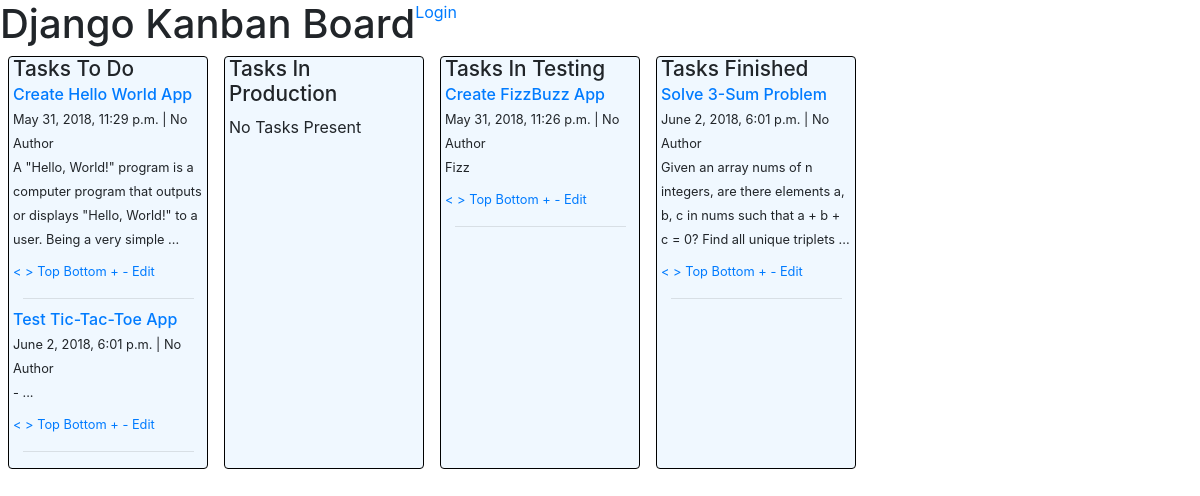
The app's page /, older data.
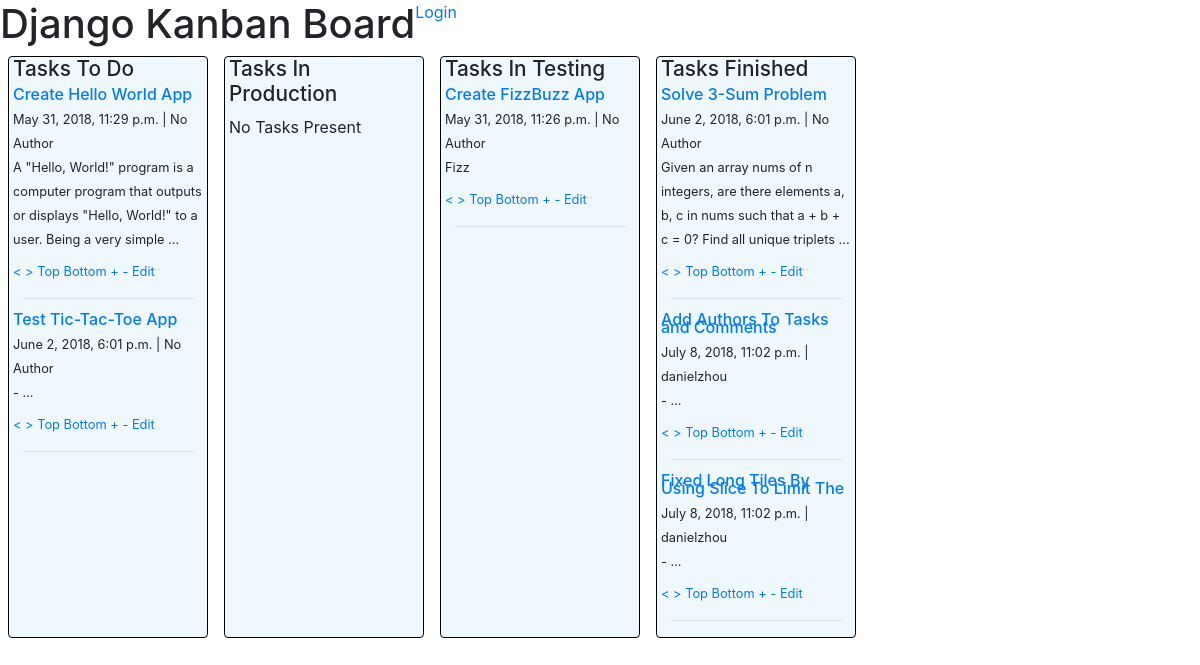
The same page, newer data.
### kanban/models/task.py (models this page shows, shortened)
class Task(models.Model):
    class Meta:
        ordering = ['-date_modified']
    STATUS_CHOICES = {
        ('TODO', 'To Do'),
        ('PROG', 'In Progress'),
        ('TEST', 'In Testing'),
        ('DONE', 'Done'),
    }
    uuid = models.UUIDField(primary_key=True, editable=False, default=uuid.uuid4)
    priority = models.IntegerField(default=0)
    title = models.CharField(max_length=200)
    description = models.TextField(blank=True, null=True)
    status = models.CharField(max_length=4, choices=STATUS_CHOICES, default='TODO')
    date_created = models.DateTimeField(default=datetime.datetime.now())
    date_modified = models.DateTimeField(default=datetime.datetime.now())
    author = models.CharField(max_length=200, default='No Author')

### kanban/views/index.py (the view)
# urls.py: path('', views.Index.as_view(), name='index'),
class Index(TemplateView):
    template_name = 'kanban/index.html'
    def get_context_data(self, **kwargs):
        context = super(Index, self).get_context_data(**kwargs)
        context['TODO_list'] = Task.objects.filter(status='TODO').order_by('-priority')[:15]
        context['PROG_list'] = Task.objects.filter(status='PROG').order_by('-priority')[:15]
        context['TEST_list'] = Task.objects.filter(status='TEST').order_by('-priority')[:15]
        context['DONE_list'] = Task.objects.filter(status='DONE').order_by('-priority')[:15]
        return context

### kanban/templates/kanban/index.html (shortened to what this page needs)
{% extends 'kanban/kanban_base.html' %}
{% block content %}
<div class="container-fluid">
    <div class="row">
        <h1>Django Kanban Board</h1>
        <div>
            {% if user.is_authenticated %}
                <strong>{{ user.username|capfirst }}</strong>
                <a href="{% url 'accounts-logout'%}">Logout</a>
                |<a href="{% url 'index' %}"> All Tasks</a>
                |<a href="{% url 'user-tasks' %}"> My Tasks</a>
                |<a href="{% url 'task-add' %}"> Add Task</a>
            {% else %}
                <a href="{% url 'accounts-login' %}">Login</a>
            {% endif %}
        </div>
    </div>
    <div class="row">
        {% include 'kanban/index_task_list.html' with task_list=TODO_list title='Tasks To Do'%}
        {% include 'kanban/index_task_list.html' with task_list=PROG_list title='Tasks In Production' %}
        {% include 'kanban/index_task_list.html' with task_list=TEST_list title='Tasks In Testing' %}
        {% include 'kanban/index_task_list.html' with task_list=DONE_list title='Tasks Finished' %}
    </div>
</div>
{% endblock %}

### kanban/templates/kanban/index_task_panel.html
<div class="kanban-tasklist-taskpanel">
    <h6><a href="{% url 'task-detail' pk=task.uuid %}">{{ task.title|slice:":45" }}</a></h6>
    <p>
        <small>{{ task.date_created }} | {{ task.author }}</small> <br>
        <small>
            {% if task.description %}
                {{ task.description|slice:":120" }}
                {% if task.description|length > 120%} ... {% endif %}
            {% else %}
                - ...
            {% endif %}
        </small>
    </p>
    <small>
        <a href="{% url 'task-action-decrease_status' pk=task.uuid %}"><</a>
        <a href="{% url 'task-action-increase_status' pk=task.uuid %}">></a>
        <a href="{% url 'task-action-max_priority' pk=task.uuid%}">Top</a>
        <a href="{% url 'task-action-min_priority' pk=task.uuid%}">Bottom</a>
        <a href="{% url 'task-action-increase_priority' pk=task.uuid %}">+</a>
        <a href="{% url 'task-action-decrease_priority' pk=task.uuid %}">-</a>
        <a href="{% url 'task-edit' pk=task.uuid %}">Edit</a>
    </small>
    <hr>
</div>

Row changes from the older to the newer data that the page shows:
added Task: title "Add Authors To Tasks and Comments", date_created "July 8, 2018, 11:02 p.m.", author "danielzhou"
added Task: title "Fixed Long Tiles By Using Slice To Limit The", date_created "July 8, 2018, 11:02 p.m.", author "danielzhou"
